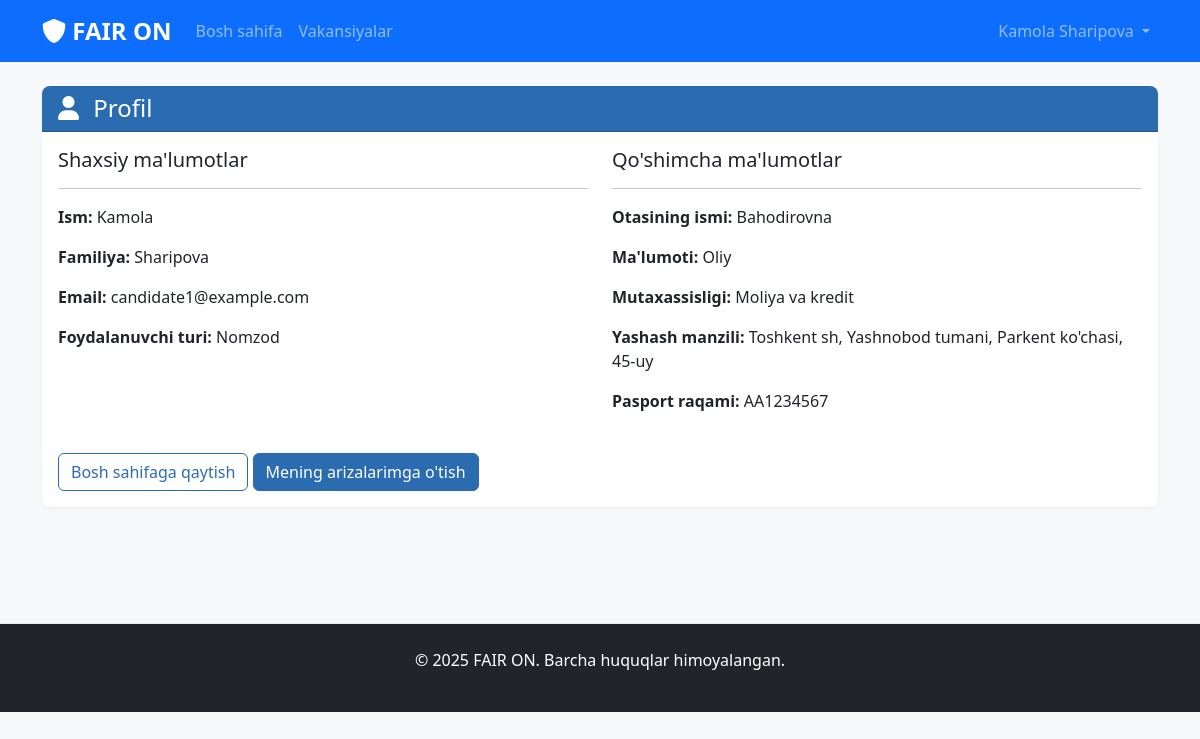
Page /accounts/profile/ (signed in) on the committed database.
### accounts/models.py (models this page shows, shortened)
class User(AbstractUser):
    USER_TYPE_CHOICES = (
        ('employer', 'Ish beruvchi'),
        ('candidate', 'Nomzod'),
        ('admin', 'Administrator'),
    )
    username = None
    email = models.EmailField(_('email manzil'), unique=True)
    user_type = models.CharField(_('foydalanuvchi turi'), max_length=20, choices=USER_TYPE_CHOICES)
    is_verified = models.BooleanField(_('tasdiqlangan'), default=False, help_text=_('Admin tomonidan tasdiqlangan'))
    USERNAME_FIELD = 'email'
    REQUIRED_FIELDS = ['first_name', 'last_name', 'user_type']
    objects = UserManager()
    @property
    def full_name(self):
        return f"{self.first_name} {self.last_name}"

class CandidateProfile(models.Model):
    EDUCATION_CHOICES = (
        ('higher', 'Oliy'),
        ('secondary_higher', 'Tayanch oliy'),
        ('secondary_special', 'O\'rta maxsus'),
    )
    user = models.OneToOneField(User, on_delete=models.CASCADE, related_name='candidate_profile')
    patronymic = models.CharField(_('otasining ismi'), max_length=100)
    education = models.CharField(_('ma\'lumoti'), max_length=50, choices=EDUCATION_CHOICES)
    specialization = models.CharField(_('mutaxassisligi'), max_length=255)
    residential_address = models.CharField(_('doimiy yashash manzili'), max_length=255)
    passport_number = models.CharField(_('pasport raqami'), max_length=20)
    passport_pdf = models.FileField(_('pasport pdf nusxasi'), upload_to='passports/', null=True, blank=True)

### accounts/views.py (the view)
# urls.py: path('profile/', views.ProfileView.as_view(), name='profile'),
class ProfileView(LoginRequiredMixin, TemplateView):
    template_name = 'accounts/profile.html'
    def get_context_data(self, **kwargs):
        context = super().get_context_data(**kwargs)
        user = self.request.user
        if user.user_type == 'employer':
            profile = user.employer_profile
        elif user.user_type == 'candidate':
            profile = user.candidate_profile
        else:
            profile = None
        context['profile'] = profile
        return context

### accounts/templates/accounts/profile.html (shortened to what this page needs)
{% extends 'base.html' %}
{% load static %}
{% block content %}
<div class="row">
    <div class="col-md-12 mb-4">
        <div class="card">
            <div class="card-header bg-primary text-white">
                <h4 class="mb-0"><i class="fas fa-user me-2"></i> Profil</h4>
            </div>
            <div class="card-body">
                <div class="row">
                    <div class="col-md-6">
                        <h5>Shaxsiy ma'lumotlar</h5>
                        <hr>
                        <p><strong>Ism:</strong> {{ user.first_name }}</p>
                        <p><strong>Familiya:</strong> {{ user.last_name }}</p>
                        <p><strong>Email:</strong> {{ user.email }}</p>
                        <p><strong>Foydalanuvchi turi:</strong> {{ user.get_user_type_display }}</p>
                    </div>
                    <div class="col-md-6">
                        {% if user.user_type == 'employer' and profile %}
                            <h5>Tashkilot ma'lumotlari</h5>
                            <hr>
                            <p><strong>Tashkilot nomi:</strong> {{ profile.company_name }}</p>
                            <p><strong>Tashkilot manzili:</strong> {{ profile.company_address }}</p>
                            <p><strong>Lavozimi:</strong> {{ profile.position }}</p>
                        {% elif user.user_type == 'candidate' and profile %}
                            <h5>Qo'shimcha ma'lumotlar</h5>
                            <hr>
                            <p><strong>Otasining ismi:</strong> {{ profile.patronymic }}</p>
                            <p><strong>Ma'lumoti:</strong> {{ profile.get_education_display }}</p>
                            <p><strong>Mutaxassisligi:</strong> {{ profile.specialization }}</p>
                            <p><strong>Yashash manzili:</strong> {{ profile.residential_address }}</p>
                            <p><strong>Pasport raqami:</strong> {{ profile.passport_number }}</p>
                        {% endif %}
                    </div>
                </div>
                <div class="mt-4">
                    <a href="{% url 'core:home' %}" class="btn btn-outline-primary">Bosh sahifaga qaytish</a>
                    {% if user.user_type == 'employer' %}
                        <a href="{% url 'jobs:employer_dashboard' %}" class="btn btn-primary">Boshqaruv paneliga o'tish</a>
                    {% elif user.user_type == 'candidate' %}
                        <a href="{% url 'jobs:candidate_dashboard' %}" class="btn btn-primary">Mening arizalarimga o'tish</a>
                    {% endif %}
                </div>
            </div>
        </div>
    </div>
</div>
{% endblock %}

### core/templates/base.html (shortened to what this page needs)
{% load static %}
<!DOCTYPE html>
<html lang="uz">
<head>
    <link href="https://cdn.jsdelivr.net/npm/bootstrap@5.3.0-alpha1/dist/css/bootstrap.min.css" rel="stylesheet">
    <link rel="stylesheet" href="https://cdnjs.cloudflare.com/ajax/libs/font-awesome/6.0.0/css/all.min.css">
    <link rel="stylesheet" href="{% static 'css/main.css' %}">
</head>
<body>
    <nav class="navbar navbar-expand-lg navbar-dark bg-primary">
        <div class="container">
            <a class="navbar-brand" href="{% url 'core:home' %}">
                <i class="fas fa-shield-alt"></i> FAIR ON
            </a>
            <div class="collapse navbar-collapse" id="navbarNav">
                <ul class="navbar-nav me-auto">
                    <li class="nav-item">
                        <a class="nav-link" href="{% url 'core:home' %}">Bosh sahifa</a>
                    </li>
                    <li class="nav-item">
                        <a class="nav-link" href="{% url 'jobs:vacancy_list_public' %}">Vakansiyalar</a>
                    </li>
                </ul>
                <ul class="navbar-nav">
                    {% if user.is_authenticated %}
                        <li class="nav-item dropdown">
                            <a class="nav-link dropdown-toggle" href="#" id="navbarDropdown" role="button" data-bs-toggle="dropdown">
                                {{ user.full_name }}
                            </a>
                        </li>
                    {% endif %}
                </ul>
            </div>
        </div>
    </nav>
    <main class="container py-4">
        {% block content %}{% endblock %}
    </main>
    <footer class="bg-dark text-white py-4 mt-5">
        <div class="container text-center">
            <p>&copy; {% now "Y" %} FAIR ON. Barcha huquqlar himoyalangan.</p>
        </div>
    </footer>
</body>
</html>

### static/css/main.css (style rules this page uses)
body { font-family: 'Segoe UI', Tahoma, Geneva, Verdana, sans-serif; background-color: #f8f9fa; color: #333; }
.navbar-brand { font-weight: bold; font-size: 1.5rem; }
.btn-primary { background-color: #2b6cb0; border-color: #2b6cb0; }
.btn-outline-primary { color: #2b6cb0; border-color: #2b6cb0; }
.card { border-radius: 8px; box-shadow: 0 2px 4px rgba(0, 0, 0, 0.05); margin-bottom: 20px; border: none; }
.card-header { border-top-left-radius: 8px !important; border-top-right-radius: 8px !important; background-color: #f8f9fa; font-weight: bold; }
.card-header.bg-primary { background-color: #2b6cb0 !important; }
footer { margin-top: 2rem; border-top: 1px solid #e9ecef; }

### rows in the picture
User: full_name "Kamola Sharipova", first_name "Kamola", last_name "Sharipova", email "candidate1@example.com", user_type "Nomzod"
CandidateProfile: patronymic "Bahodirovna", education "Oliy", specialization "Moliya va kredit", residential_address "Toshkent sh, Yashnobod tumani, Parkent ko'chasi, 45-uy", passport_number "AA1234567"
